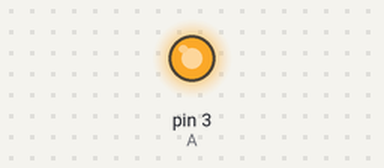
A sketch run on a simulated Arduino Uno, built with avr-gcc and run on an emulated ATmega328P. On the bench: output pins drawn as LEDs (lit = HIGH).

Above: at 0.05 s.
At 0.6 s:
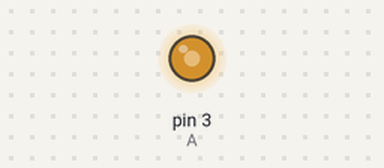
At 0.9 s:
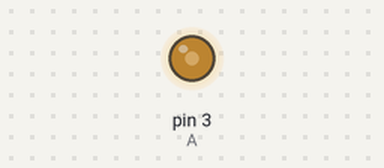
At 1.2 s:
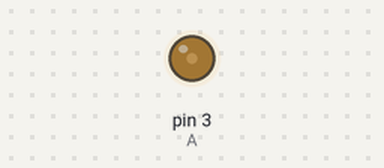
Timing chart, 0 to 3.5 s (numbered marks = the images above):
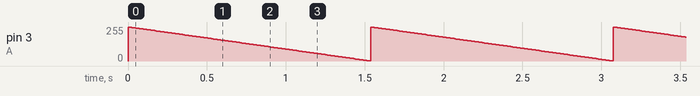

The sketch:

Arduino_PWM_Fade_out.ino
```cpp
//อย่าลืมต่อตัวต้านทานจำกัดแรงดันนะครับ
int A =3;   //A = Led Pin "3"

void setup() //Setup
{
  pinMode(A,OUTPUT);    //Set A(Pin"3") = OUTPUT
}

void loop()   //Loop
{
  for( int x=255 ; x >= 0 ; x=x-2 )   //loop 255 to 0
  {
    analogWrite(A,x);   //value = x

    delay(12);          //wait 12 ms
  }

}

//@WhiteSpaceCH
```

Measured:
- by itself, pin 3 (A): ramps from 255/255 to 1/255 and jumps back, once every 1.5 s
